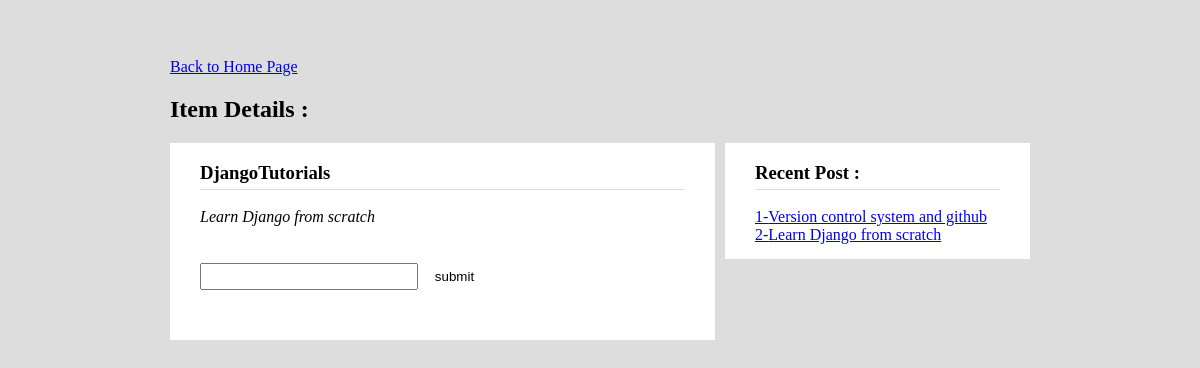
/blog/item/22/comments/ (signed in), run on the app's committed database.
### blog/models.py (models this page shows, shortened)
class Blog(models.Model):
    name = models.CharField(max_length=100)
    tagline = models.TextField()

### blog/views.py (the view, shortened to what this page needs)
# urls.py: path('blog/item/<int:id>/comments/', comments, name='comments'),
@login_required
def comments(request, id):
    if request.user.is_authenticated:
        currentUser_id = request.user.id
        currentUser = User.objects.get(pk=currentUser_id)
        message = ''
        context = Blog.objects.all().order_by('-id')
        item = Blog.objects.get(pk=id)
    else:
        currentUser = None
    return render(request, 'blog/comments.html', {
        'context':context, 'item':item, 'message':message, 'currentUser':currentUser
    })

### templates/blog/comments.html (shortened to what this page needs)
{% extends 'base.html' %}
{% block content %}
<div class="blog">
    <a href="{% url 'index' %}">Back to Home Page</a>
    <h2>Item Details :</h2>
    <div class="blogItemLeft">
        <h3>{{ item.name }}</h3>
        <ul>
            <li style="list-style:none;margin-left:-40px;">
                <address>{{ item.tagline }}</address><br>
                <form method="POST">
                    <input type="text" name="comment" required />
                    <input type="submit" value="submit">
                </form>
            </li>
        </ul>
    </div>
    <div class="blogItemRight">
        <h3>Recent Post :</h3>
        {% for li in context|slice:':10' %}
            <a href="{% url 'item_detail' li.id %}">{{ forloop.counter }}-{{ li.tagline }}</a><br>
        {% endfor %}
    </div>
</div>
{% endblock content %}

### static/blog/style.css (style rules this page uses)
body { background:#ddd; padding-top:50px; }
.blog { width:860px; margin:0px auto; }
.blogLeft, .blogItemLeft { width: 225px; background:#fff; padding:0px 30px 15px 30px; float:left; }
.blogItemLeft { width: 485px; }
.blogItemLeft input[type='submit'] { border: 0px; background-position: center center; background-size: cover; width: 55px; height: 55px; background-color: #fff; margin: 5px; }
.blogRight, .blogItemRight { width: 485px; background:#fff; padding:0px 30px 15px 30px; float:right; }
.blogItemRight { width: 245px; }
.blogItemRight a { margin-bottom:5px; }
.blogItemRight h3, .blogItemLeft h3 { border-bottom: 1px solid #ddd;padding-bottom: 5px; }
input[type='text'] { padding:4px 7px; width:200px; }
input[type='submit'] { padding:4px 7px; }

### data on the page
Blog: name "DjangoTutorials", tagline "Learn Django from scratch"
Blog: tagline "Version control system and github"
